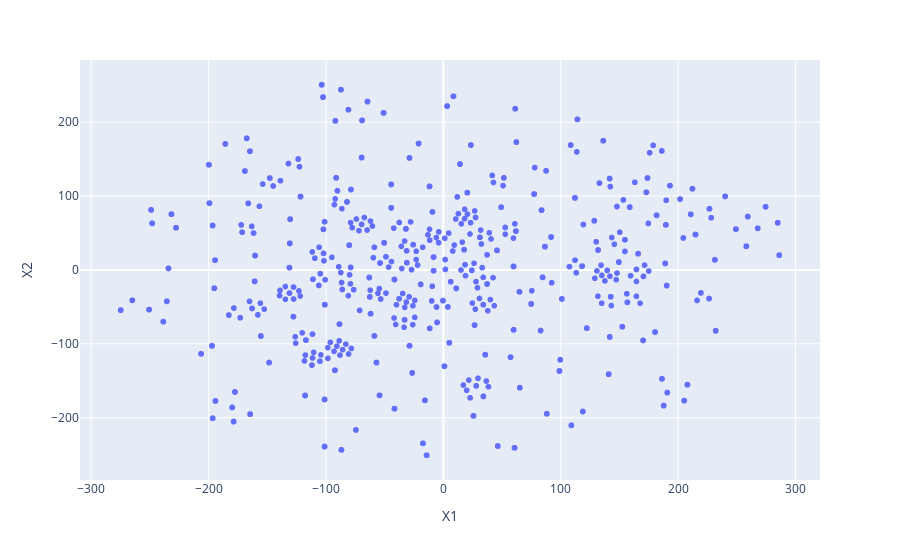
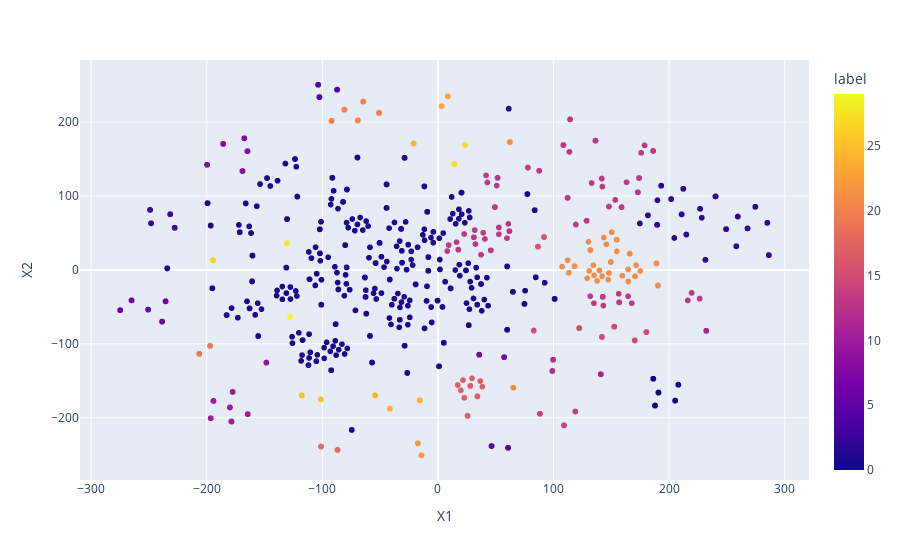

Notebook code cell kept with these figures, in order:
### Code cell
import sys as sys
import platform
import re

import pandas as pd
import numpy as np
from sklearn.manifold import TSNE
from sklearn.cluster import KMeans
from sklearn.cluster import DBSCAN
from sklearn.ensemble import IsolationForest
from sklearn.metrics import confusion_matrix
import matplotlib.pyplot as plt
import plotly.express as px



def convert_data_sparse_matrix(df, row_label='stock_code', col_label='name_of_ccass_participant',
                               value_label='shareholding'):
    """
        Pivot table
    """
    try:
        # Prepare zero matrix
        row_dim = len(df[row_label].unique())
        col_dim = len(df[col_label].unique())
        sparse_matrix = np.zeros((row_dim, col_dim))

        # Prepare label to index dictionaries
        row_ind_dict = {label: ind for ind, label in enumerate(sorted(df[row_label].unique().tolist()))}
        col_ind_dict = {label: ind for ind, label in enumerate(sorted(df[col_label].unique().tolist()))}

        # Transform row_label column and col_label column to index
        df['row_ind'] = df[row_label].apply(lambda x: row_ind_dict[x])
        df['col_ind'] = df[col_label].apply(lambda x: col_ind_dict[x])

        for ind, row in df.iterrows():
            # Get index and shareholding
            row_ind = row['row_ind']
            col_ind = row['col_ind']
            value = row[value_label]

            # Assign to sparse matrix
            sparse_matrix[row_ind, col_ind] += value

        return sparse_matrix, row_ind_dict, col_ind_dict
    except Exception as e:
        print(e)
        return None


def load_data(data_path):
    # Read csv files
    df = pd.read_csv(data_path)

    # Convert stock code to formatted string
    df['stock_code'] = df['stock_code'].apply(lambda x: ('00000' + str(x))[-5:])

    return df
# Define data_path
if platform.system() == 'Windows':
    data_path = '.\data\stock_port.csv'
else:
    data_path = '/Users/CliffordMan/Downloads/project/stock_port.csv'
    
# Load dataset from data path
df = load_data(data_path)

# Convert df to sparse matrix
sp_matrix, row_ind_dict, col_ind_dict = convert_data_sparse_matrix(df)

# List Basic Info
print('Dimension of sparse_matrix: ', sp_matrix.shape)
row_dim = sp_matrix.shape[0]
col_dim = sp_matrix.shape[1]
print('How many stock do we have in the dataset: ', row_dim)
print('How many unique shareholder do we have in the dataset', col_dim)
# Calculate shareholding % by stock_code
sp_matrix_stock = sp_matrix / np.sum(sp_matrix, axis = 1).reshape(row_dim, -1)

# Sum of column should result one
np.sum(sp_matrix_stock, axis = 1)

# Apply TSNE to sp_matrix_stock
dim = 2
perplexity = 100
learning_rate = 200
X_embedded = TSNE(n_components = dim, perplexity = perplexity, \
                  learning_rate = learning_rate, init='pca').fit_transform(sp_matrix_stock)

# Visualize the result with stcok code label
df_tsne = pd.DataFrame(X_embedded, columns = ['X1', 'X2'])
df_tsne['stock_code'] = df_tsne.reset_index()['index']\
                        .apply(lambda x: {j:i for i,j in row_ind_dict.items()}[x])
    
fig = px.scatter(df_tsne,'X1','X2', hover_name = 'stock_code')
fig.write_image(file='/Users/CliffordMan/Downloads/project/tsne.png', format='.png')
fig.show()

# Apply K-Mean to sp_matrix_stock
n_clusters =30
kmeans = KMeans(n_clusters = n_clusters, random_state=0).fit(sp_matrix_stock)


# Map the label back to df_tsne in order to visualize the result in two dimensional space
df_tsne['label'] = kmeans.labels_
fig=px.scatter(df_tsne,'X1','X2', hover_name = 'stock_code', color = 'label')
fig.write_image(file='/Users/CliffordMan/Downloads/project/kmean.png', format='.png')
fig.show()

# Predictive Algorithm
def cluster_predict(label, min_pts = 'auto'):
    """
        Input: an array of clsutered label for each instance
        return: an array of anomal label for each instance
    """
    try:
        # Get Unqiue label and its counts
        (unique, counts) = np.unique(label, return_counts = True)
    
        # Define minimum points that it should have in a cluster, if auto, it will take the min count
        if min_pts == 'auto':
            min_pts = min(counts)
            print('Minimum points of a cluster among the clusters: ', min_pts)
        else:
            min_pts = int(min_pts)

        # Prepare label_dict for mapping
        label_dict = {label: 0 if count > min_pts else 1 for label, count in zip(unique, counts)}

        # Map label_dict to label
        return np.array([label_dict[i] for i in label])
    except Exception as e:
        print(e)
        return None

min_pts = 25
prediction = cluster_predict(kmeans.labels_, min_pts = min_pts)

# Define the path
if platform.system() == 'Windows':
    truth_path = '.\data\STOCK.csv'
else:
    truth_path = '/Users/CliffordMan/Downloads/project/STOCK.csv'
    
def get_truth_label(path, threshold = 0.3):
    # Load dataset
    df = pd.read_csv(path)

    # preprocess the data in order to get a proper data structure
    df = df.set_index('Unnamed: 0').transpose().dropna()
    df = df.reset_index()
    df['index'] = df['index'].apply(lambda x: retrieve_stock_code(x))
    df = df.set_index('index')

    # Define col_dim and empty dataframe
    col_dim = len(df.columns)
    temp = pd.DataFrame()

    # Create a list of column name without the first element
    first_dim = df.columns[0]
    col_list = df.columns.to_list()
    col_list.remove(first_dim)

    for col in col_list:
        # Assign the col to second_dim, as current date
        second_dim = col

        # Calculate the daily % change of stock price
        temp[col] = (df[second_dim] - df[first_dim]) / df[first_dim]

        # Assign the col to first dim, as previous date
        first_dim = col

    result = np.sum(temp > threshold, axis = 1)

    return {stock_code:1 if count > 0 else 0 for stock_code, count in result.items()}

def retrieve_stock_code(x):
    d = re.search('[0-9]*', x)
    if d:
        return ('00000' + d.group(0))[-5:]
    else:
        return None
    # Get the truth_label
truth_label = get_truth_label(truth_path)

# Convert to index-to-label dict
ind_label_dict = {}
for stock_code, ind in row_ind_dict.items():
    try:
        ind_label_dict[ind] = truth_label[stock_code]
    except:
        # For the exception that we could not get that stock's price
        ind_label_dict[ind] = 0
        
# Map back to prediction
kmeans_result = np.array([(prediction, ind_label_dict[ind]) for ind, prediction \
          in enumerate(list(prediction))])

y_pred = kmeans_result[:,0]
y_truth = kmeans_result[:,1]
f = open('/Users/CliffordMan/Downloads/project/text.txt', 'a') 
print('Number of positive examples in our prediction: ', y_pred.sum())
print('Number of positive examples in our truth label: ', y_truth.sum())
print('Number of positive examples in our prediction: ', y_pred.sum(),file=f)
print('Number of positive examples in our truth label: ', y_truth.sum(),file=f)
f.close()


# print precision, recall and return F_score
def f_score(y_truth, y_pred, beta = 1):
    f = open('/Users/CliffordMan/Downloads/project/text.txt', 'a') 
    try:
        # Run confusion_matrix
        tn, fp, fn, tp = confusion_matrix(y_truth, y_pred).ravel()
        
        precision_value = precision(tp, fp)
        recall_value = recall(tp, fn)
        # print recall
        print('True positive: {}, True Negative: {}, False Positive: {}, False Negative: {}'.format(tp, tn, fp, fn))
        print('Precision is ', format(precision_value * 100, '.2f'), '%')
        print('Recall is ', format(recall_value * 100, '.2f'), '%')
        print('True positive: {}, True Negative: {}, False Positive: {}, False Negative: {}'.format(tp, tn, fp, fn),file=f)
        print('Precision is ', format(precision_value * 100, '.2f'), '%',file=f)
        print('Recall is ', format(recall_value * 100, '.2f'), '%',file=f)
        
        f.close()
  
        
        return (1 + beta**2) * (precision_value * recall_value) / ((beta**2 * precision_value + recall_value))
    
        
        
    except Exception as e:
        print(e)
        return None

# return precision
def precision(tp, fp):
    return tp / (tp + fp)

# return recall():
def recall(tp, fn):
    return tp / (tp + fn)
    
# display ROC curve and return AUC
def ROC_AUC(y_truth, y_pred):
    pass

f_score(y_truth, y_pred)

### Figure 1 — Plotly figure (JSON) as saved in the notebook; plotly's stock layout.template omitted (floating-point values rounded to 4 significant figures; data arrays with more than 128 entries replaced by an {"elided": "..."} marker saying what was removed)
{"data": [{"hovertemplate": "<b>%{hovertext}</b><br><br>X1=%{x}<br>X2=%{y}<extra></extra>", "hovertext": {"elided": "2020 str values"}, "legendgroup": "", "marker": {"color": "#636efa", "symbol": "circle"}, "mode": "markers", "name": "", "showlegend": false, "type": "scattergl", "x": {"elided": "2020 float values"}, "xaxis": "x", "y": {"elided": "2020 float values"}, "yaxis": "y"}], "layout": {"legend": {"tracegroupgap": 0}, "margin": {"t": 60}, "xaxis": {"anchor": "y", "domain": [0, 1], "title": {"text": "X1"}}, "yaxis": {"anchor": "x", "domain": [0, 1], "title": {"text": "X2"}}}}

### Figure 2 — Plotly figure (JSON) as saved in the notebook; plotly's stock layout.template omitted (floating-point values rounded to 4 significant figures; data arrays with more than 128 entries replaced by an {"elided": "..."} marker saying what was removed)
{"data": [{"hovertemplate": "<b>%{hovertext}</b><br><br>X1=%{x}<br>X2=%{y}<br>label=%{marker.color}<extra></extra>", "hovertext": {"elided": "2020 str values"}, "legendgroup": "", "marker": {"color": {"elided": "2020 int values"}, "coloraxis": "coloraxis", "symbol": "circle"}, "mode": "markers", "name": "", "showlegend": false, "type": "scattergl", "x": {"elided": "2020 float values"}, "xaxis": "x", "y": {"elided": "2020 float values"}, "yaxis": "y"}], "layout": {"coloraxis": {"colorbar": {"title": {"text": "label"}}, "colorscale": [[0, "#0d0887"], [0.1111, "#46039f"], [0.2222, "#7201a8"], [0.3333, "#9c179e"], [0.4444, "#bd3786"], [0.5556, "#d8576b"], [0.6667, "#ed7953"], [0.7778, "#fb9f3a"], [0.8889, "#fdca26"], [1, "#f0f921"]]}, "legend": {"tracegroupgap": 0}, "margin": {"t": 60}, "xaxis": {"anchor": "y", "domain": [0, 1], "title": {"text": "X1"}}, "yaxis": {"anchor": "x", "domain": [0, 1], "title": {"text": "X2"}}}}
